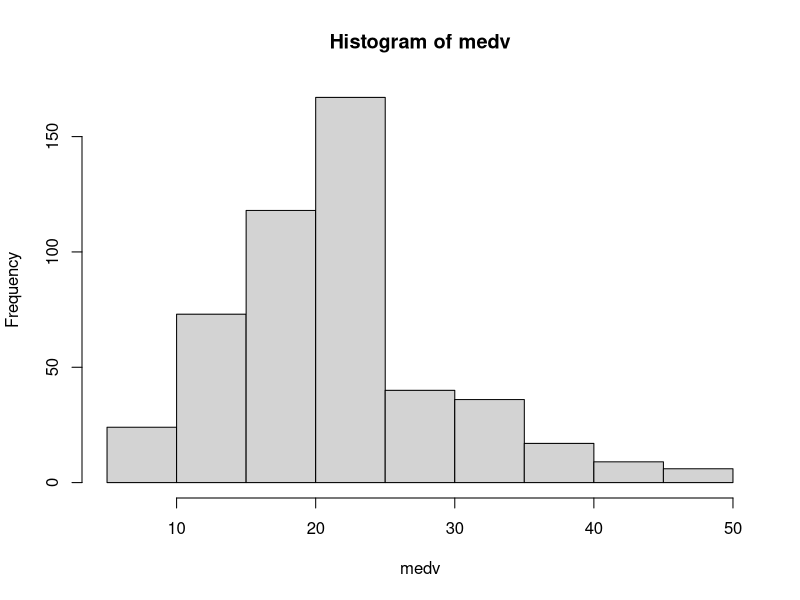
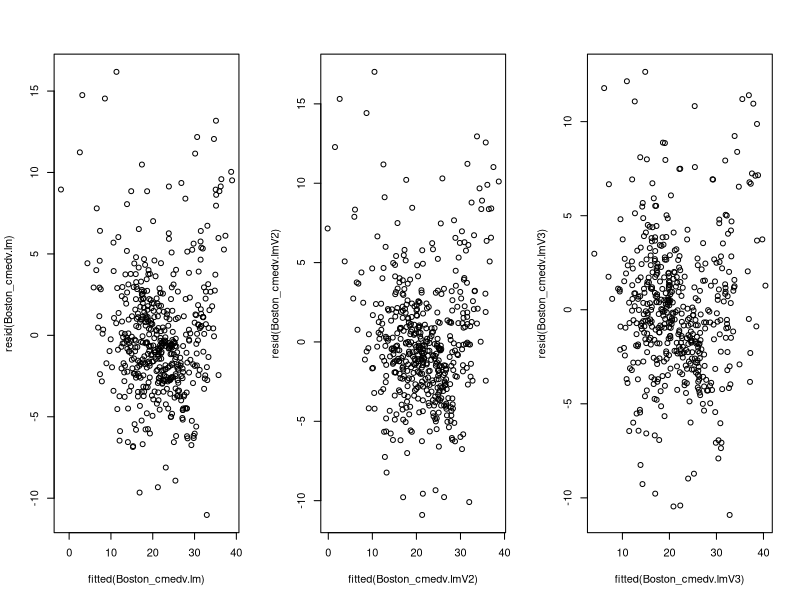
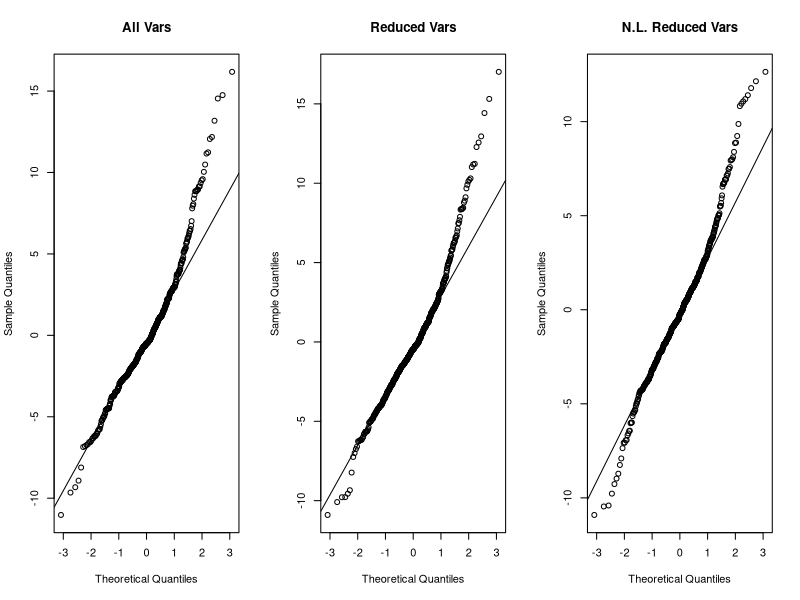

Write R code to recreate these figures, in order.
## ---- chunk 1
knitr::opts_chunk$set(echo = TRUE)
library(knitr)
library(dplyr)
opts_chunk$set(tidy.opts=list(width.cutoff=60),tidy=TRUE)
## ---- chunk 2
library(mlbench)
data(BostonHousing2)
dim(BostonHousing2)
BostonHousing2 <- filter(BostonHousing2, medv < 50)
dim(BostonHousing2)
## ---- chunk 3
attach(BostonHousing2)
hist(medv)
## ---- chunk 4
Boston_cmedv.lm <- lm(medv ~ crim + zn + indus + chas +  nox + rm + dis + age + rad + ptratio + b +lstat, data=BostonHousing2)
## ---- chunk 5
Boston_cmedv.lmV2 <- lm(medv ~  nox + rm + dis + ptratio + b + lstat, data=BostonHousing2)
## ---- chunk 6
Boston_cmedv.lmV3 <- lm(medv ~ nox + rm + log2(dis) + ptratio + b + log(lstat, base = 1/2), data=BostonHousing2)
## ---- chunk 7
summary(Boston_cmedv.lm)
summary(Boston_cmedv.lmV2)
summary(Boston_cmedv.lmV3)
## ---- chunk 8
par(mfrow=c(1,3))
plot(fitted(Boston_cmedv.lm),resid(Boston_cmedv.lm))
plot(fitted(Boston_cmedv.lmV2),resid(Boston_cmedv.lmV2))
plot(fitted(Boston_cmedv.lmV3),resid(Boston_cmedv.lmV3))
## ---- chunk 9
par(mfrow=c(1,3))
qqnorm(resid(Boston_cmedv.lm), main = "All Vars")
qqline(resid(Boston_cmedv.lm))
qqnorm(resid(Boston_cmedv.lmV2), main = "Reduced Vars")
qqline(resid(Boston_cmedv.lmV2))
qqnorm(resid(Boston_cmedv.lmV3), main = "N.L. Reduced Vars")
qqline(resid(Boston_cmedv.lmV3))
